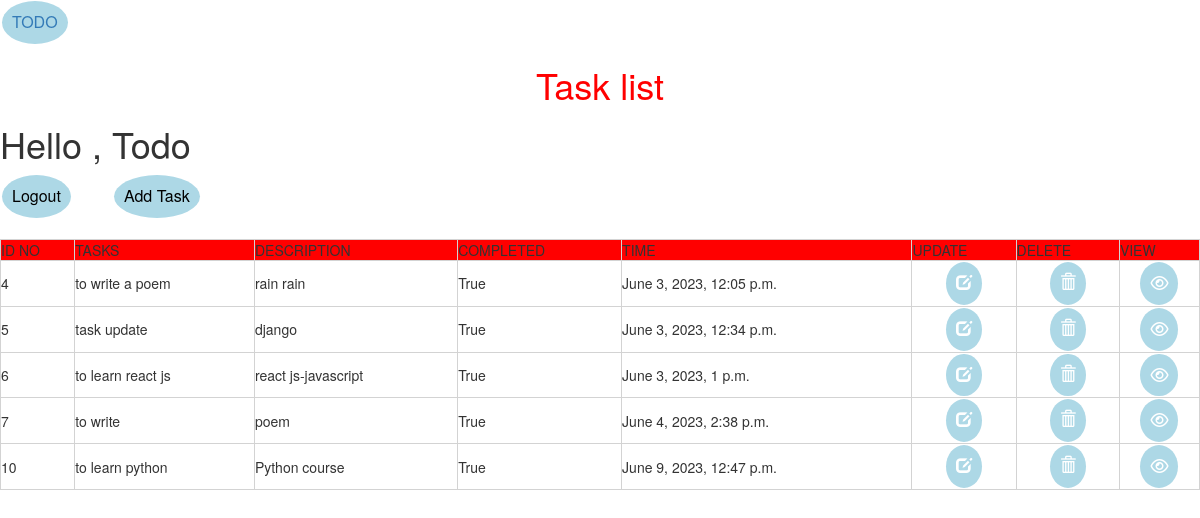
Screenshot of /list/ (signed in) with the database file from the repository.
### todoapp/models.py (models this page shows, shortened)
class task(models.Model):
    user = models.ForeignKey(User,on_delete=models.CASCADE,null=True,blank=True)
    title = models.CharField(max_length=150,null=True,blank=True)
    description = models.TextField(default='')
    completed = models.BooleanField(default=False)
    created = models.DateTimeField(auto_now_add=True)

### todoapp/views.py (the view)
# urls.py: path('list/', TaskList.as_view(), name='task'),
class TaskList(LoginRequiredMixin, ListView):
    model = task
    context_object_name = 'task'
    template_name = 'list.html'
    def get_context_data(self, **kwargs):
        context = super().get_context_data(**kwargs)
        context['task'] = context['task'].filter(user=self.request.user)
        context['count'] = context['task'].filter(completed=False).count()
        return context

### templates/list.html (shortened to what this page needs)
<!DOCTYPE html>
<html lang="en">
<head>
    <link rel="stylesheet" href="https://maxcdn.bootstrapcdn.com/bootstrap/3.3.7/css/bootstrap.min.css">
    <link rel="stylesheet" href="https://cdnjs.cloudflare.com/ajax/libs/font-awesome/4.7.0/css/font-awesome.min.css">
</head>
<body>
 <a href="{% url 'home' %}" > <button   type="submit" style="color:BLACK "> TODO </a> </button>
<CENTER>
<h1 style="color:red;">Task list</h1>
</CENTER>
<div class="header-bar">
    <div>
        <h1>Hello , {{user.username | title}}</h1>
    </div>
    {% if request.user.is_authenticated %}
    <a href="{% url 'logout' %}"> <button   type="submit" style="color:BLACK "> Logout </button> </a>&nbsp;&nbsp;&nbsp;&nbsp;&nbsp;&nbsp;&nbsp;&nbsp;
    <a href="{% url 'task-create' %}"><button   type="submit" style="color:BLACK "> Add Task </BUTTON> </a>
    {% else %}
    <a href="{% url 'login' %}"> <button   type="submit" style="color:BLACK "> Login </button> </a><br>
    {% endif %}
</div>
<br>
    <table>
        <center>
            <div class="task-wrapper">
                     <tr style="background-color:RED;">
                    <td>ID NO</td>
                    <td>TASKS</td>
                     <td>DESCRIPTION</td>
                     <td>COMPLETED</td>
                     <td>TIME</td>
                     <td>UPDATE</td>
                     <td>DELETE</td>
                     <td>VIEW</td>
                </tr>
                {% for tasks in task %}
                <tr >
                    <td>{{tasks.id}}</td>
                    <td>{{tasks.title}}</td>
                     <td>{{tasks.description}}</td>
                     <td>{{tasks.completed}}</td>
                     <td>{{tasks.created}}</td>
          </center>
                    <td><a href="{% url 'task-update' tasks.id %}"> <center><button style="font-size:20px background-color:white"> <span class="glyphicon glyphicon-edit"></span> </button> </center></a></td>
                    <td><a href="{% url 'task-delete' tasks.id %}"> <center><button style="font-size:20px background-color:white"> <span class="glyphicon glyphicon-trash"></span> </button> </center></a></td>
                    <td><a href="{% url 'task-details' tasks.id %}"> <center><button style="font-size:20px background-color:white"><i class="fa fa-eye"></i></button></center></a></td>
                </tr>
                {% endfor %}
    </table>
</body>
</html>

### templates/list.html (style rules this page uses)
table { border-collapse:collapse; width:100% }
table,th,td { border:0.2px solid #D3D3D3; }
button { background-color: lightblue; border: none; color: white; padding: 10px; text-align: center; text-decoration: none; display: inline-block; font-size: 16px; margin: 1px 2px; cursor: pointer; border-radius: 50%; text-align: right; }

### rows the page displays
task: id "4", title "to write a poem", description "rain rain", completed "True", created "June 3, 2023, 12:05 p.m."
task: id "5", title "task update", description "django", completed "True", created "June 3, 2023, 12:34 p.m."
task: id "6", title "to learn react js", description "react js-javascript", completed "True", created "June 3, 2023, 1 p.m."
task: id "7", title "to write", description "poem", completed "True", created "June 4, 2023, 2:38 p.m."
task: id "10", title "to learn python", description "Python course", completed "True", created "June 9, 2023, 12:47 p.m."

### other values shown
{{ user.username | title }} "Todo"
